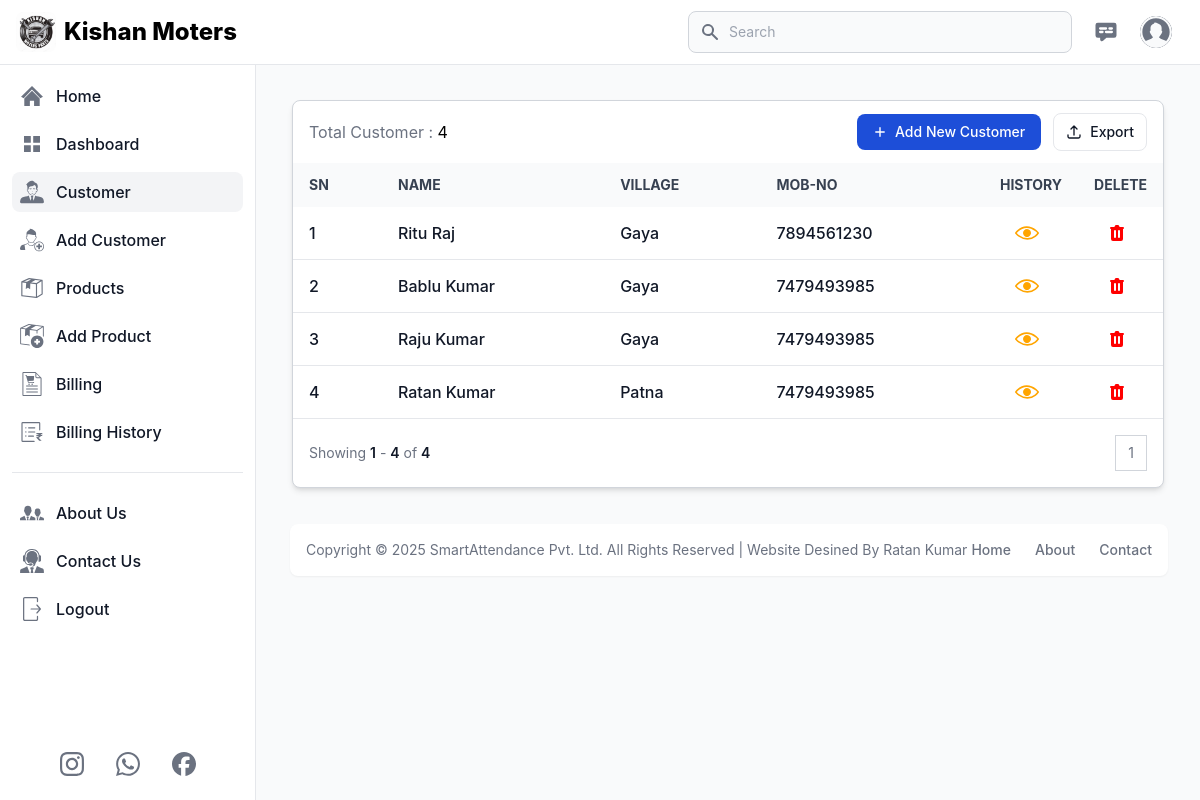
The app's page /customers (signed in) with its own data.
### app.py (models this page shows, shortened)
class Customer(db.Model):
    id = db.Column(db.Integer, primary_key=True)
    user_id = db.Column(db.Integer, db.ForeignKey('user.id'), nullable=False)
    customer_name = db.Column(db.String(100), nullable=False)
    customer_village = db.Column(db.String(100), nullable=False)
    customer_mob_no = db.Column(db.String(100), nullable=False)

### app.py (the view)
@app.route('/customers', methods=['GET', 'POST'])
def customers():
    if 'email' in session:
        user = User.query.filter_by(email=session['email']).first()
        messages = Contact_us.query.order_by(Contact_us.id.desc()).all()
        page = request.args.get('page', 1, type=int)
        customers = Customer.query.filter(Customer.user_id == user.id).order_by(Customer.id.desc()).paginate(page=page, per_page=10)
        total_customer = Customer.query.filter(Customer.user_id == user.id).count()
        return render_template('customer.html', title='Customer', current_page='customer', user=user, customers=customers, total_customer=total_customer, min=min, enumerate=enumerate, messages=messages)
    else:
        flash('You need to login first.', 'error')
        return redirect('/login')

### templates/customer.html (shortened to what this page needs)
{% extends 'layout.html' %}
{% block content %}
<main class="p-4 md:ml-64 h-auto pt-20">
    <div class="m-2 md:m-5 max-w-screen-2xl">
        <div class="relative overflow-hidden bg-white shadow-md dark:bg-gray-800 rounded-lg border border-gray-300 dark:border-gray-700">
            <div
                class="flex flex-col px-4 py-3 space-y-3 lg:flex-row lg:items-center lg:justify-between lg:space-y-0 lg:space-x-4">
                <div class="flex items-center flex-1 space-x-4">
                    <h5>
                        <span class="text-gray-500">Total Customer : </span>
                        <span class="dark:text-white">{{total_customer}}</span>
                    </h5>
                </div>
                <div
                    class="flex flex-col flex-shrink-0 space-y-3 md:flex-row md:items-center lg:justify-end md:space-y-0 md:space-x-3">
                    <a href="/add_customer">
                        <button type="button"
                            class="flex items-center justify-center px-4 py-2 text-sm font-medium text-white rounded-lg bg-primary-700 hover:bg-primary-800 focus:ring-4 focus:ring-primary-300 dark:bg-primary-600 dark:hover:bg-primary-700 focus:outline-none dark:focus:ring-primary-800">
                            <svg class="h-3.5 w-3.5 mr-2" fill="currentColor" viewbox="0 0 20 20" xmlns="http://www.w3.org/2000/svg"
                                aria-hidden="true">
                                <path clip-rule="evenodd" fill-rule="evenodd"
                                    d="M10 3a1 1 0 011 1v5h5a1 1 0 110 2h-5v5a1 1 0 11-2 0v-5H4a1 1 0 110-2h5V4a1 1 0 011-1z" />
                            </svg>
                            Add New Customer
                        </button>
                    </a>
                    <a href="/download_customer">
                        <button type="button"
                            class="flex items-center justify-center flex-shrink-0 px-3 py-2 text-sm font-medium text-gray-900 bg-white border border-gray-200 rounded-lg focus:outline-none hover:bg-gray-100 hover:text-primary-700 focus:z-10 focus:ring-4 focus:ring-gray-200 dark:focus:ring-gray-700 dark:bg-gray-800 dark:text-gray-400 dark:border-gray-600 dark:hover:text-white dark:hover:bg-gray-700">
                            <svg class="w-4 h-4 mr-2" xmlns="http://www.w3.org/2000/svg" fill="none" viewbox="0 0 24 24" stroke-width="2"
                                stroke="currentColor" aria-hidden="true">
                                <path stroke-linecap="round" stroke-linejoin="round"
                                    d="M3 16.5v2.25A2.25 2.25 0 005.25 21h13.5A2.25 2.25 0 0021 18.75V16.5m-13.5-9L12 3m0 0l4.5 4.5M12 3v13.5" />
                            </svg>
                            Export
                        </button>
                    </a>
                </div>
            </div>
            <div class="overflow-x-auto">
                <table class="w-full text-sm text-left text-gray-500 dark:text-gray-400">
                    <thead
                        class="text-xs md:text-sm text-gray-700 uppercase bg-gray-50 dark:bg-gray-700 dark:text-gray-400">
                        <tr>
                            <th scope="col" class="px-4 py-3 whitespace-nowrap">SN</th>
                            <th scope="col" class="px-4 py-3 whitespace-nowrap">Name</th>
                            <th scope="col" class="px-4 py-3 whitespace-nowrap">Village</th>
                            <th scope="col" class="px-4 py-3 whitespace-nowrap">Mob-No</th>
                            <th scope="col" class="px-4 py-3 whitespace-nowrap">History</th>
                            <th scope="col" class="px-4 py-3 whitespace-nowrap">Delete</th>
                        </tr>
                    </thead>
                    <tbody>
                        {% if customers.items %}
                            {% for index, customer in enumerate(customers.items, start=(customers.page - 1) * customers.per_page + 1) %}
                            <tr class="border-b text-base dark:border-gray-600 hover:bg-gray-100 dark:hover:bg-gray-700">
                                <td class="px-4 py-2 font-medium text-gray-900 whitespace-nowrap dark:text-white">
                                    <div class="flex items-center">
                                        {{ index}}
                                    </div>
                                </td>
                                <th scope="row"
                                    class="px-4 py-2 font-medium text-gray-900 whitespace-nowrap dark:text-white">
                                    <div class="flex items-center">
                                        {{customer.customer_name}}
                                    </div>
                                </th>
                                <td class="px-4 py-2 font-medium text-gray-900 whitespace-nowrap dark:text-white">
                                    <div class="flex items-center">
                                        {{customer.customer_village}}
                                    </div>
                                </td>
                                <td class="px-4 py-2 font-medium text-gray-900 whitespace-nowrap dark:text-white">
                                    <div class="flex items-center">
                                        {{customer.customer_mob_no}}
                                    </div>
                                </td>
                                <td class="px-4 w-3 py-2 font-medium text-gray-900 whitespace-nowrap dark:text-white">
                                    <div class="flex items-center justify-center mr-2 p-2 hover:bg-slate-800 hover:rounded-md">
                                        <a href="{{ url_for('customer_detail', id=customer.id)}}">
                                            <button class="flex justify-center items-center">
                                            </button>
                                        </a>
                                    </div>
                                </td>
                                <td class="px-4 w-3 py-2 font-medium text-gray-900 whitespace-nowrap dark:text-white">
                                    <div class="flex items-center justify-center mr-2 p-2 hover:bg-slate-800 hover:rounded-md">
                                        <button class="flex justify-center items-center" id="deleteButton-{{ customer.id }}" data-modal-target="deleteModal-{{ customer.id }}"
                                            data-modal-toggle="deleteModal-{{ customer.id}}">
                                        </button>
                                    </div>
                                </td>
                            </tr>
                            {% endfor %}
                        {% else %}
                            <tr>
                                <td colspan="7" class="text-center p-5">No Customer Found.</td>
                            </tr>
                        {% endif %}
                    </tbody>
                </table>
            </div>
            <nav class="flex flex-col items-start justify-between p-4 space-y-3 md:flex-row md:items-center md:space-y-0"
                aria-label="Table navigation">
                <span class="text-sm font-normal text-gray-500 dark:text-gray-400">
                    Showing
                    <span class="font-semibold text-gray-900 dark:text-white">{{ customers.page * customers.per_page - customers.per_page + 1 }}</span>
                    -
                    <span class="font-semibold text-gray-900 dark:text-white">{{ min(customers.page * customers.per_page, total_customer) }}</span>
                    of
                    <span class="font-semibold text-gray-900 dark:text-white">{{ total_customer }}</span>
                </span>
                <ul class="inline-flex items-stretch -space-x-px">
                    {% for num in customers.iter_pages(left_edge=1, right_edge=1, left_current=2, right_current=2) %}
                        {% if num %}
                            <li>
                                <a href="#"
                                    class="flex items-center justify-center px-3 py-2 text-sm leading-tight text-gray-500 bg-white border border-gray-300 hover:bg-gray-100 hover:text-gray-700 dark:bg-gray-800 dark:border-gray-700 dark:text-gray-400 dark:hover:bg-gray-700 dark:hover:text-white">{{ num }}</a>
                            </li>
                        {% else %}
                            <li>
                                <a href="#"
                                    class="flex items-center justify-center px-3 py-2 text-sm leading-tight text-gray-500 bg-white border border-gray-300 hover:bg-gray-100 hover:text-gray-700 dark:bg-gray-800 dark:border-gray-700 dark:text-gray-400 dark:hover:bg-gray-700 dark:hover:text-white">...</a>
                            </li>
                        {% endif %}
                    {% endfor %}
                </ul>
            </nav>
        </div>
    </div>
</main>
{% endblock %}

### records on screen
Customer: user "1", customer_name "Ritu Raj", customer_village "Gaya", customer_mob_no "7894561230"
Customer: index "2", customer_name "Bablu Kumar", customer_village "Gaya", customer_mob_no "7479493985"
Customer: id "3", customer_name "Raju Kumar", customer_village "Gaya", customer_mob_no "7479493985"
Customer: index "4", customer_name "Ratan Kumar", customer_village "Patna", customer_mob_no "7479493985"

### other values on screen
{{ total_customer }} "4"
{{ customers.page * customers.per_page - customers.per_page + 1 }} "1"
{{ min(customers.page * customers.per_page, total_customer) }} "4"
{{ num }} "1"
